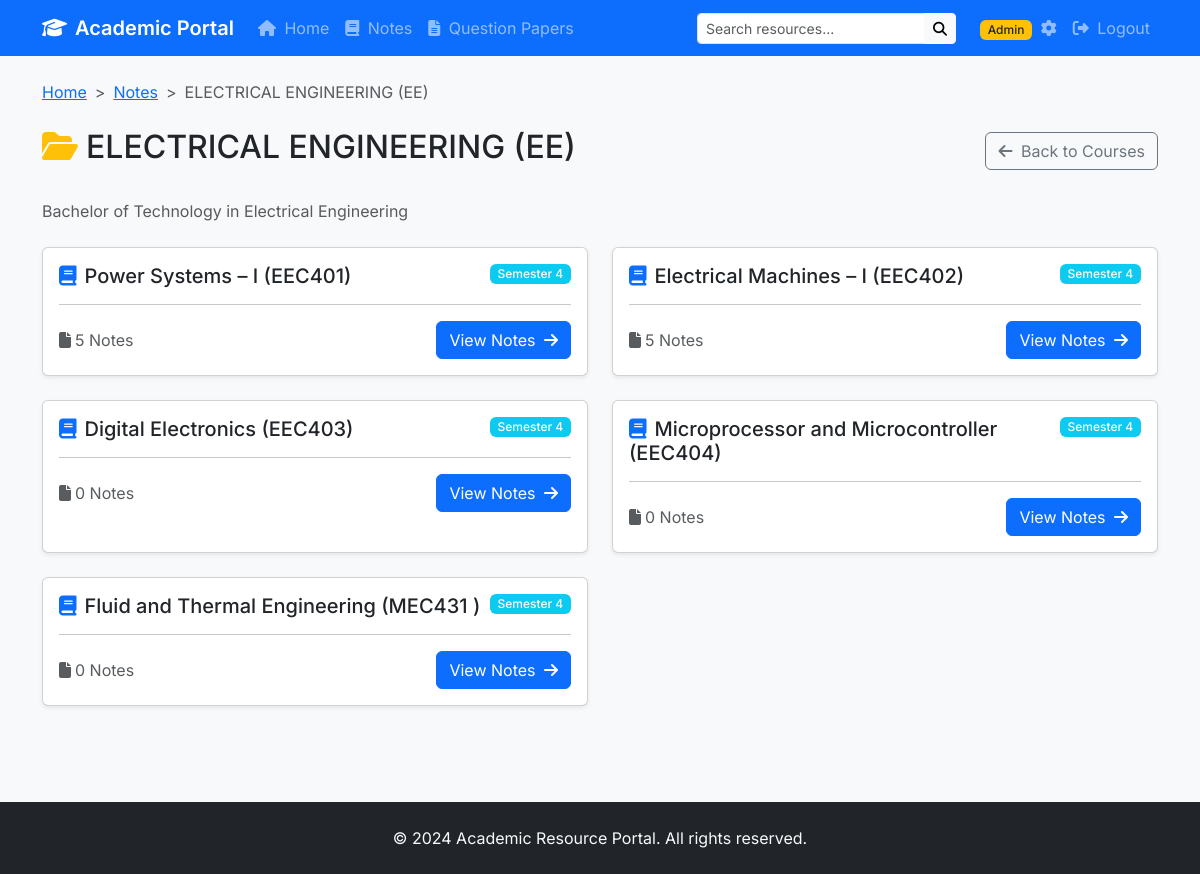
The page /notes/course/1 (signed in) on the database its author committed.
### models.py (models this page shows, shortened)
class Course(db.Model):
    id = db.Column(db.Integer, primary_key=True)
    name = db.Column(db.String(100), unique=True, nullable=False)
    description = db.Column(db.Text)
    created_at = db.Column(db.DateTime, default=datetime.utcnow)
    subjects = db.relationship('Subject', backref='course', lazy=True, cascade='all, delete-orphan')

class Subject(db.Model):
    id = db.Column(db.Integer, primary_key=True)
    name = db.Column(db.String(100), nullable=False)
    course_id = db.Column(db.Integer, db.ForeignKey('course.id'), nullable=False)
    semester = db.Column(db.Integer, nullable=False)
    created_at = db.Column(db.DateTime, default=datetime.utcnow)
    notes = db.relationship('Note', backref='subject', lazy=True, cascade='all, delete-orphan')
    question_papers = db.relationship('QuestionPaper', backref='subject', lazy=True, cascade='all, delete-orphan')

### routes.py (the view)
@app.route('/notes/course/<int:course_id>')
def course_subjects(course_id):
    course = Course.query.get_or_404(course_id)
    subjects = Subject.query.filter_by(course_id=course_id).order_by(Subject.semester).all()
    return render_template('course_subjects.html', course=course, subjects=subjects)

### routes.py (called while the page is built)
@login_manager.user_loader
def load_user(user_id):
    return Admin.query.get(int(user_id))

### templates/course_subjects.html (shortened to what this page needs)
{% extends "base.html" %}
{% block content %}
<nav aria-label="breadcrumb" class="mb-4">
    <ol class="breadcrumb">
        <li class="breadcrumb-item"><a href="{{ url_for('index') }}">Home</a></li>
        <li class="breadcrumb-item"><a href="{{ url_for('notes') }}">Notes</a></li>
        <li class="breadcrumb-item active">{{ course.name }}</li>
    </ol>
</nav>
<div class="d-flex justify-content-between align-items-center mb-4">
    <h2><i class="fas fa-folder-open me-2 text-warning"></i>{{ course.name }}</h2>
    <a href="{{ url_for('notes') }}" class="btn btn-outline-secondary">
        <i class="fas fa-arrow-left me-1"></i> Back to Courses
    </a>
</div>
{% if course.description %}
<p class="text-muted mb-4">{{ course.description }}</p>
{% endif %}
<div class="row">
    {% if subjects %}
    {% for subject in subjects %}
    <div class="col-md-6 mb-4">
        <div class="card h-100 shadow-sm">
            <div class="card-body">
                <div class="d-flex justify-content-between align-items-start mb-3">
                    <h5 class="card-title mb-0">
                        <i class="fas fa-book text-primary me-2"></i>{{ subject.name }}
                    </h5>
                    <span class="badge bg-info">Semester {{ subject.semester }}</span>
                </div>
                <hr>
                <div class="d-flex justify-content-between align-items-center">
                    <span class="text-muted">
                        <i class="fas fa-file me-1"></i>{{ subject.notes|length }} Notes
                    </span>
                    <a href="{{ url_for('subject_notes', subject_id=subject.id) }}" class="btn btn-primary">
                        View Notes <i class="fas fa-arrow-right ms-1"></i>
                    </a>
                </div>
            </div>
        </div>
    </div>
    {% endfor %}
    {% else %}
    <div class="col-12">
        <div class="alert alert-info">
            <i class="fas fa-info-circle me-2"></i>No subjects available for this course yet.
        </div>
    </div>
    {% endif %}
</div>
{% endblock %}

### static/css/style.css (style rules this page uses)
body { font-family: 'Inter', sans-serif; background-color: #f8f9fa; min-height: 100vh; display: flex; flex-direction: column; }
.breadcrumb { background-color: transparent; padding: 0; margin-bottom: 0; }
.breadcrumb-item + .breadcrumb-item::before { content: ">"; }
.badge { font-weight: 500; }

### rows shown on the page
Course: name "ELECTRICAL ENGINEERING (EE)", description "Bachelor of Technology in Electrical Engineering"
Subject: name "Power Systems – I (EEC401)", semester "4", notes|length "5"
Subject: name "Electrical Machines – I (EEC402)", semester "4", notes|length "5"
Subject: name "Digital Electronics (EEC403)", semester "4", notes|length "0"
Subject: name "Microprocessor and Microcontroller (EEC404)", semester "4", notes|length "0"
Subject: name "Fluid and Thermal Engineering (MEC431 )", semester "4", notes|length "0"
